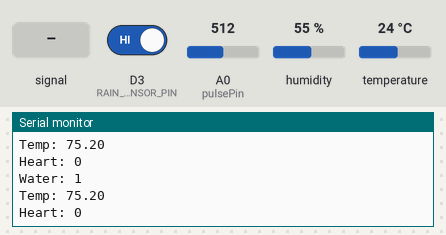
The sketch below on a simulated ESP8266 (NodeMCU). On the bench: the last lines printed to the serial monitor. Inputs (shaded band) come from the test bench; at power-on: temperature 24 °C, D3 (RAIN_SENSOR_PIN) HIGH, A0 (pulsePin) = 512, humidity 55 %. WiFi joins after 1.5 s; servers stay silent unless stated.

Above: at 2.7 s.
2.8 s: A0 (pulsePin) fed a 2 Hz sine of ±306 counts around its level
4.3 s: temperature set to 12 °C
At 4.51 s:
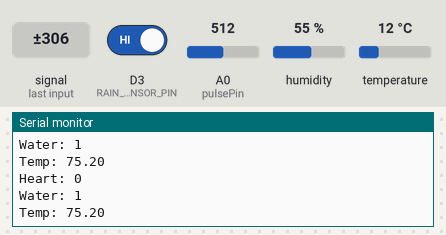
5.8 s: D3 (RAIN_SENSOR_PIN) driven LOW
At 6.73 s:
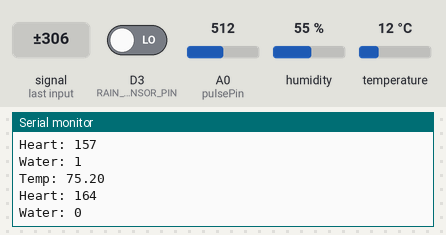
7.3 s: A0 (pulsePin) fed a 50 Hz sine of ±306 counts around its level
8.8 s: temperature set to 19 °C
At 9.26 s:
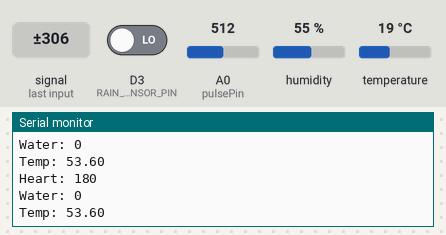
Timing chart, 0 to 11.3 s (numbered marks = the images above; inputs shaded):
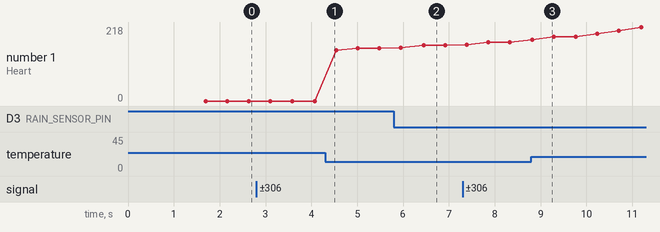

Measured:
- after the input at 5.8 s, the serial monitor: prints a new line after 0.80 s (image 2)

The sketch:

sketch_apr22a.ino
```cpp
#include <ESP8266WiFi.h>
#include <Firebase_ESP_Client.h>
#include "DHT.h"
#define DHTPIN D1
#define DHTTYPE DHT11
#define RAIN_SENSOR_PIN D3
const int pulsePin = A0;              // Pulse Sensor purple wire connected to analog pin A0

// Volatile Variables, used in the interrupt service routine!
volatile int BPM;                  // int that holds raw Analog in 0. updated every 2mS
volatile int Signal;               // holds the incoming raw data
volatile int IBI = 600;            // int that holds the time interval between beats! Must be seeded!
volatile boolean Pulse = false;    // "True" when User's live heartbeat is detected. "False" when not a "live beat".
volatile boolean QS = false;       // becomes true when Arduino finds a beat.

volatile int rate[10];             // array to hold last ten IBI values
volatile unsigned long sampleCounter = 0;   // used to determine pulse timing
volatile unsigned long lastBeatTime = 0;    // used to find IBI
volatile int P = 512;              // used to find peak in pulse wave, seeded
volatile int T = 512;              // used to find trough in pulse wave, seeded
volatile int thresh = 525;         // used to find instant moment of heart beat, seeded
volatile int amp = 100;            // used to hold amplitude of pulse waveform, seeded
volatile boolean firstBeat = true; // used to seed rate array so we startup with reasonable BPM
volatile boolean secondBeat = false;
int a;// used to seed rate array so we startup with reasonable BPM

os_timer_t timer;
#include "addons/TokenHelper.h"
#include "addons/RTDBHelper.h"
// #define WIFI_SSID "LAPTOP-EK537TSH 4632"
// #define WIFI_PASSWORD "onepiece"
#define WIFI_SSID "ACT101511044984"
#define WIFI_PASSWORD "39197540"
DHT dht(DHTPIN, DHTTYPE);
#define API_KEY "AIzaSyALcg6utMHov-wQwTfgqzUTSetnbd9AKFM"
// Insert RTDB URLefine the RTDB URL */
#define DATABASE_URL "https://major-757a9-default-rtdb.firebaseio.com/"
FirebaseData fbdo;

FirebaseAuth auth;
FirebaseConfig config;

//unsigned long sendDataPrevMillis = 0;
//int count = 0;
bool signupOK = false;

void setup()
{
    Serial.begin(9600);
  WiFi.begin(WIFI_SSID, WIFI_PASSWORD);
  Serial.print("Connecting to Wi-Fi");
  while (WiFi.status() != WL_CONNECTED){
    Serial.print(".");
    delay(300);
  }
  Serial.println();
  Serial.print("Connected with IP: ");
  Serial.println(WiFi.localIP());
  Serial.println();

  /* Assign the api key (required) */
  config.api_key = API_KEY;

  /* Assign the RTDB URL (required) */
  config.database_url = DATABASE_URL;

  /* Sign up */
  if (Firebase.signUp(&config, &auth, "", "")){
    Serial.println("ok");
    signupOK = true;
  }
  else{
    Serial.printf("%s\n", config.signer.signupError.message.c_str());
  }

  /* Assign the callback function for the long running token generation task */
  config.token_status_callback = tokenStatusCallback; //see addons/TokenHelper.h

  Firebase.begin(&config, &auth);
  Firebase.reconnectWiFi(true);
  pinMode(DHTPIN, INPUT);
  pinMode(RAIN_SENSOR_PIN, INPUT);
  dht.begin();      // we agree to talk fast!
  os_timer_setfn(&timer, timer_interrupt_handler, NULL);
  os_timer_arm(&timer, 5, true); // every 2 milliseconds
}

void loop()
{
  int sensorValue = digitalRead(RAIN_SENSOR_PIN);
  float t = dht.readTemperature();
  float tFahrenheit = (t * 9 / 5) + 32;
  if (QS == true) // A Heartbeat Was Found
  {
   a = SerialOutputWhenBeatHappens();
    QS = false; // reset the Quantified Self flag for next time
  }

  delay(20); //  take a break
  // Serial.print("hello ");
  // Serial.println(a);
    if ((WiFi.status() == WL_CONNECTED))
  {
    if (Firebase.ready() && signupOK ) {

       if (Firebase.RTDB.setString(&fbdo, "users/123/heartRate", a)){
       Serial.print("Heart: ");
       Serial.println(a);
    }
    else {
      Serial.println("FAILED");
      Serial.println("REASON 1: " + fbdo.errorReason());
    }
     if (Firebase.RTDB.setString(&fbdo, "users/123/water", sensorValue)){
       Serial.print("Water: ");
       Serial.println(sensorValue);
    }
    else {
      Serial.println("FAILED");
      Serial.println("REASON 2: " + fbdo.errorReason());
    }
    if (Firebase.RTDB.setString(&fbdo, "users/123/temperature", tFahrenheit)){
       Serial.print("Temp: ");
       Serial.println(tFahrenheit);
    }
    else {
      Serial.println("FAILED");
      Serial.println("REASON 3: " + fbdo.errorReason());
    }
    }
    else{
       Serial.println("could not connect");
    }
    }
}

int SerialOutputWhenBeatHappens()
{

  return BPM;
}

void sendDataToSerial(char symbol, int data )
{
  Serial.print(symbol);
  Serial.println(data);
}

void timer_interrupt_handler(void *arg)
{
  Signal = analogRead(pulsePin);              // read the Pulse Sensor
  sampleCounter += 2;                         // keep track of the time in mS with this variable
  int N = sampleCounter - lastBeatTime;       // monitor the time since the last beat to avoid noise
                                              //  find the peak and trough of the pulse wave
  if (Signal < thresh && N > (IBI/5)*3) // avoid dichrotic noise by waiting 3/5 of last IBI
  {
    if (Signal < T) // T is the trough
    {
      T = Signal; // keep track of lowest point in pulse wave
    }
  }

  if (Signal > thresh && Signal > P)
  {          // thresh condition helps avoid noise
    P = Signal;                             // P is the peak
  }                                        // keep track of highest point in pulse wave

  //  NOW IT'S TIME TO LOOK FOR THE HEART BEAT
  // signal surges up in value every time there is a pulse
  if (N > 250)
  {                                   // avoid high frequency noise
    if ( (Signal > thresh) && (Pulse == false) && (N > (IBI/5)*3) )
    {
      Pulse = true;                               // set the Pulse flag when we think there is a pulse
      IBI = sampleCounter - lastBeatTime;         // measure time between beats in mS
      lastBeatTime = sampleCounter;               // keep track of time for next pulse

      if (secondBeat)
      {                        // if this is the second beat, if secondBeat == TRUE
        secondBeat = false;                  // clear secondBeat flag
        for(int i=0; i<=9; i++) // seed the running total to get a realistic BPM at startup
        {
          rate[i] = IBI;
        }
      }

      if (firstBeat) // if it's the first time we found a beat, if firstBeat == TRUE
      {
        firstBeat = false;                   // clear firstBeat flag
        secondBeat = true;                   // set the second beat flag
        return;                              // IBI value is unreliable so discard it
      }
      // keep a running total of the last 10 IBI values
      word runningTotal = 0;                  // clear the runningTotal variable

      for(int i=0; i<=8; i++)
      {                // shift data in the rate array
        rate[i] = rate[i+1];                  // and drop the oldest IBI value
        runningTotal += rate[i];              // add up the 9 oldest IBI values
      }

      rate[9] = IBI;                          // add the latest IBI to the rate array
      runningTotal += rate[9];                // add the latest IBI to runningTotal
      runningTotal /= 10;                     // average the last 10 IBI values
      BPM = 60000/runningTotal;               // how many beats can fit into a minute? that's BPM!
      QS = true;                              // set Quantified Self flag
      // QS FLAG IS NOT CLEARED INSIDE THIS ISR
    }
  }

  if (Signal < thresh && Pulse == true)
  {   // when the values are going down, the beat is over
    Pulse = false;                         // reset the Pulse flag so we can do it again
    amp = P - T;                           // get amplitude of the pulse wave
    thresh = amp/2 + T;                    // set thresh at 50% of the amplitude
    P = thresh;                            // reset these for next time
    T = thresh;
  }

  if (N > 2500)
  {                           // if 2.5 seconds go by without a beat
    thresh = 512;                          // set thresh default
    P = 512;                               // set P default
    T = 512;                               // set T default
    lastBeatTime = sampleCounter;          // bring the lastBeatTime up to date
    firstBeat = true;                      // set these to avoid noise
    secondBeat = false;                    // when we get the heartbeat back
  }
} // end timer_interrupt_handler
```
